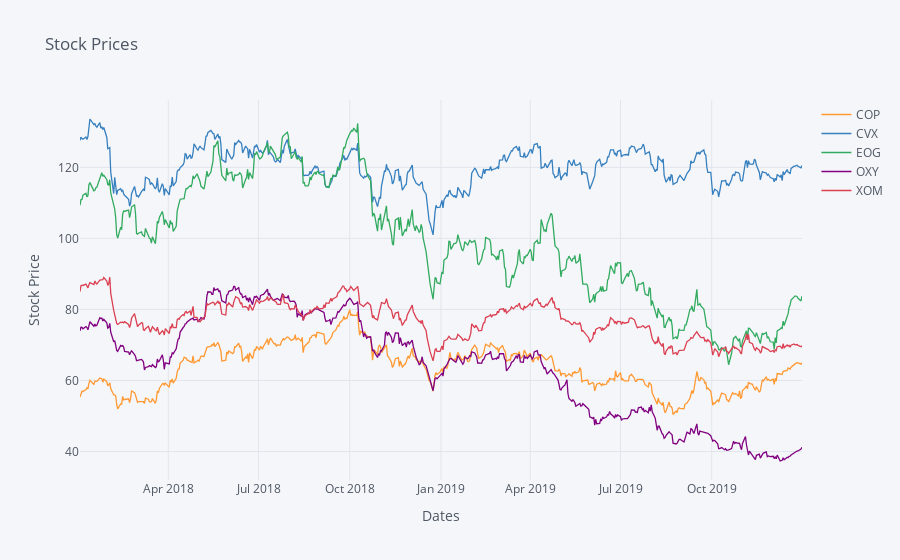

Here is the notebook cell this chart was saved with:
### Code cell
prices['Close'].iplot(xTitle='Dates',yTitle='Stock Price', title='Stock Prices')

### Figure 1 — Plotly figure (JSON) as saved in the notebook; plotly's stock layout.template omitted (floating-point values rounded to 4 significant figures; data arrays with more than 128 entries replaced by an {"elided": "..."} marker saying what was removed)
{"data": [{"line": {"color": "rgba(255, 153, 51, 1.0)", "dash": "solid", "shape": "linear", "width": 1.3}, "mode": "lines", "name": "COP", "text": "", "type": "scatter", "x": {"elided": "503 str values"}, "y": {"elided": "503 float values"}}, {"line": {"color": "rgba(55, 128, 191, 1.0)", "dash": "solid", "shape": "linear", "width": 1.3}, "mode": "lines", "name": "CVX", "text": "", "type": "scatter", "x": {"elided": "503 str values"}, "y": {"elided": "503 float values"}}, {"line": {"color": "rgba(50, 171, 96, 1.0)", "dash": "solid", "shape": "linear", "width": 1.3}, "mode": "lines", "name": "EOG", "text": "", "type": "scatter", "x": {"elided": "503 str values"}, "y": {"elided": "503 float values"}}, {"line": {"color": "rgba(128, 0, 128, 1.0)", "dash": "solid", "shape": "linear", "width": 1.3}, "mode": "lines", "name": "OXY", "text": "", "type": "scatter", "x": {"elided": "503 str values"}, "y": {"elided": "503 float values"}}, {"line": {"color": "rgba(219, 64, 82, 1.0)", "dash": "solid", "shape": "linear", "width": 1.3}, "mode": "lines", "name": "XOM", "text": "", "type": "scatter", "x": {"elided": "503 str values"}, "y": {"elided": "503 float values"}}], "layout": {"legend": {"bgcolor": "#F5F6F9", "font": {"color": "#4D5663"}}, "paper_bgcolor": "#F5F6F9", "plot_bgcolor": "#F5F6F9", "title": {"font": {"color": "#4D5663"}, "text": "Stock Prices"}, "xaxis": {"gridcolor": "#E1E5ED", "showgrid": true, "tickfont": {"color": "#4D5663"}, "title": {"font": {"color": "#4D5663"}, "text": "Dates"}, "zerolinecolor": "#E1E5ED"}, "yaxis": {"gridcolor": "#E1E5ED", "showgrid": true, "tickfont": {"color": "#4D5663"}, "title": {"font": {"color": "#4D5663"}, "text": "Stock Price"}, "zerolinecolor": "#E1E5ED"}}}
